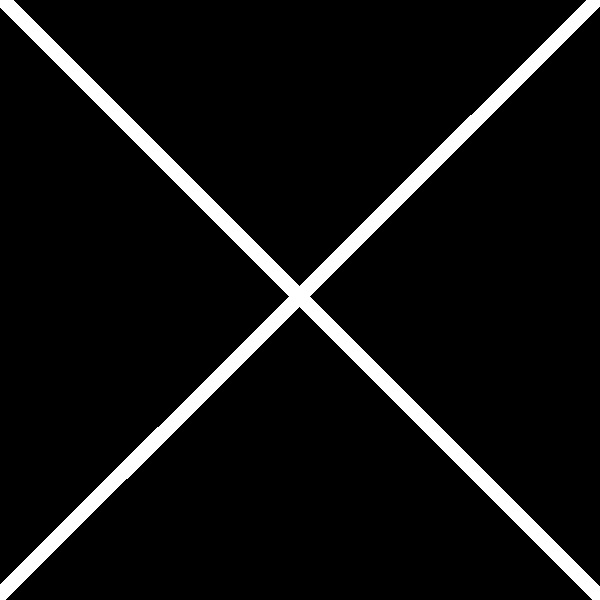
%> input picture Assignment2/Cross.jpg, 600 x 600 px
$ octave part1b.m   (GNU Octave 9; MATLAB toolbox functions it lacks are replaced by stand-ins)
%> lines starting %> are read from the running program, lines starting %| are printed output that depends on the picture
img = double(rgb2gray(imread('Cross.jpg')));
%> img: size 600x600 double; min 0, max 255, mean 17.4
subplot(1,3,1);
imshow(mat2gray(img));
title('Original Image');
imgDft = fft2(img);
subplot(1,3,2);
imshow(mat2gray(log(fftshift(abs(imgDft)) + 1)));
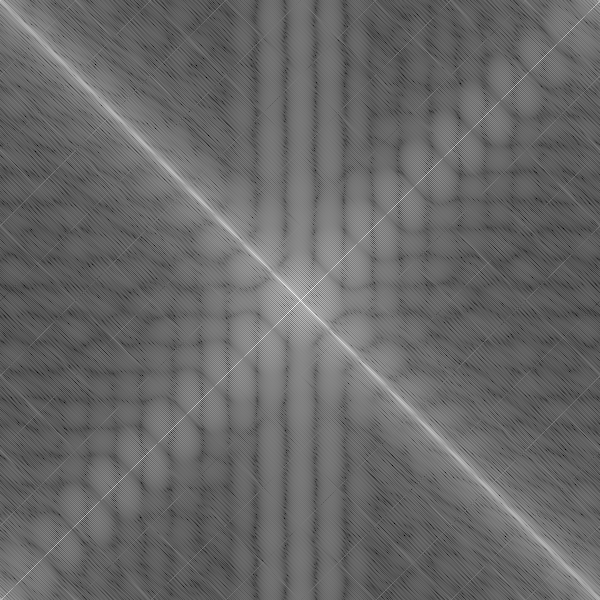
%> displayed picture: size 600x600, on the screen's scale of 0 to 255; min 0, max 255, mean 103.7
title('Log Magnitude Plot');
subplot(1,3,3);
imshow(angle(fftshift(imgDft)));
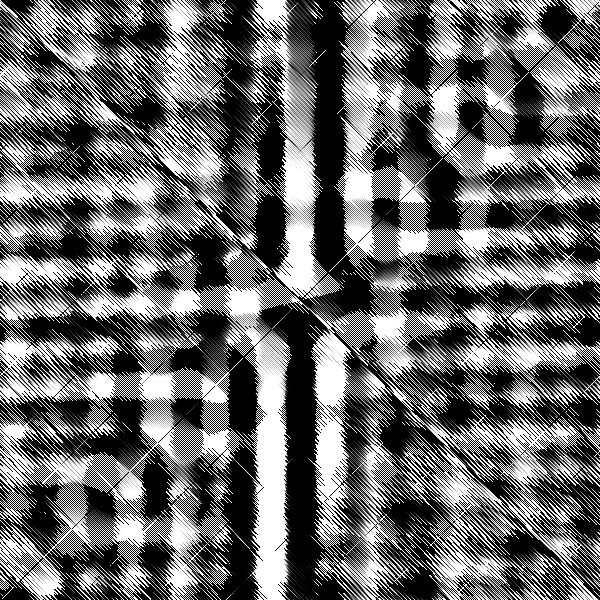
%> displayed picture: size 600x600, on the screen's scale of 0 to 255; min 0, max 255, mean 106.8
title('Phase Plot');
